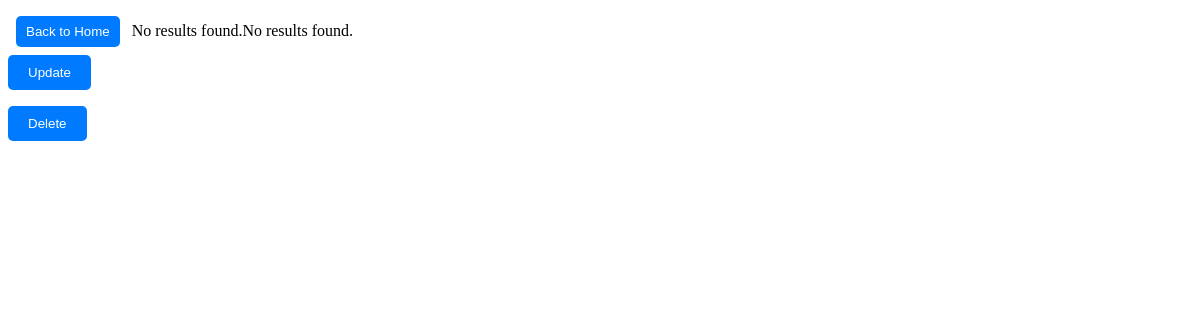
/Malith/read.php, run on an earlier commit of the app's database.
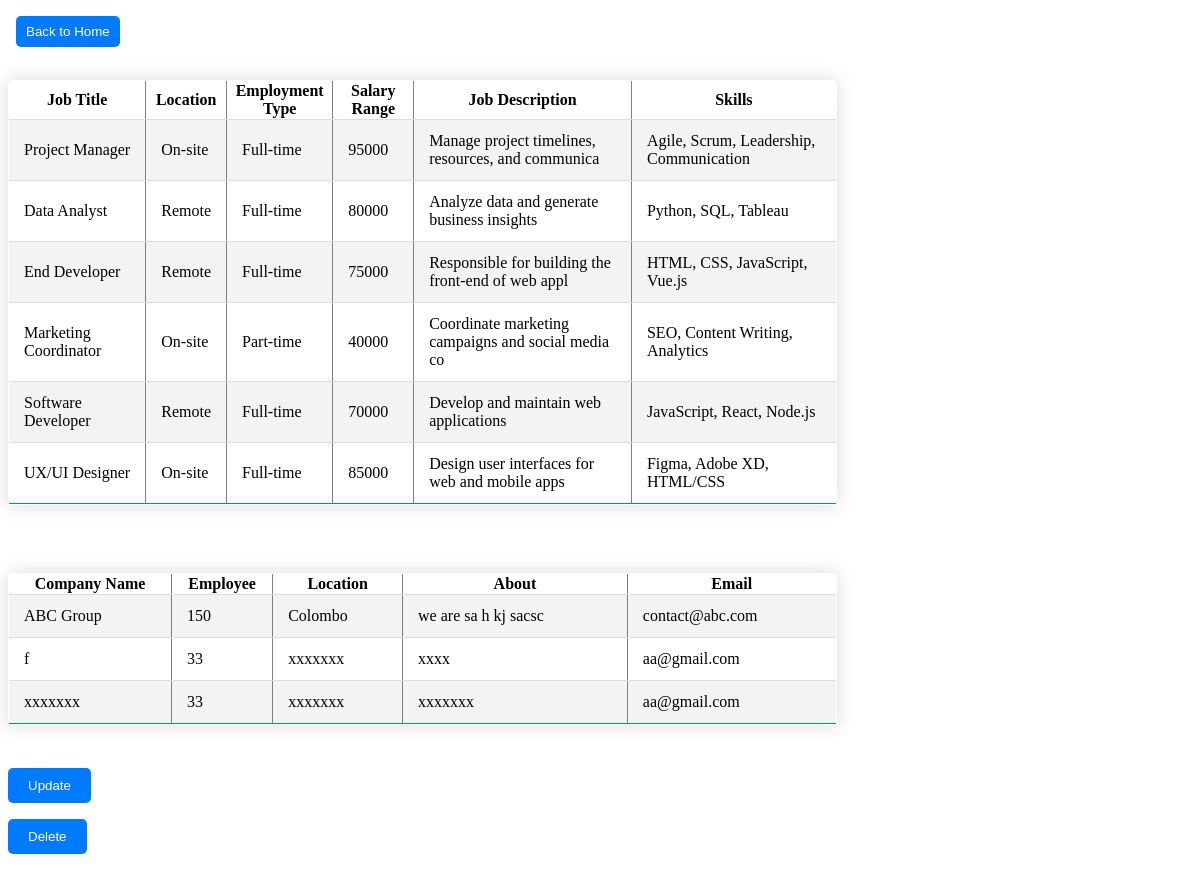
And on a later commit of the database.
### tables this page shows
CREATE TABLE `jobs` (
  `Title` varchar(50) NOT NULL,
  `jLocation` varchar(50) NOT NULL,
  `Employmenttype` varchar(50) NOT NULL,
  `SalaryRange` int(20) NOT NULL,
  `jDescription` varchar(50) NOT NULL,
  `Skills` varchar(50) NOT NULL
);

CREATE TABLE `company` (
  `cName` varchar(50) NOT NULL,
  `Employe` int(50) NOT NULL,
  `cLocation` varchar(100) NOT NULL,
  `About` varchar(100) NOT NULL,
  `Email` varchar(50) NOT NULL
);

### Malith/read.php (the view, shortened to what this page needs)
<html>
<head>
    <link rel="stylesheet" href="readtable.css">
</head>
<body>
<a href="http://localhost/jobsadawiya/Sandeepa/home/home.php"><button style="padding:8px 10px; margin: 8px 8px">
            Back to Home <i class='bx bx-home'></i></button></a>
<?php
require 'config.php';
$sqljob = "SELECT Title, jLocation, Employmenttype, SalaryRange, jDescription, Skills FROM jobs";
$result_job = $con->query($sqljob);
if ($result_job) {
    if ($result_job->num_rows > 0) {
        echo "<div class='table'><table border='1'>";
        echo "<tr>";
        echo "<th>Job Title</th>" .
             "<th>Location</th>" .
             "<th>Employment Type</th>" .
             "<th>Salary Range</th>" .
             "<th>Job Description</th>" .
             "<th>Skills</th>";
        echo "</tr>";
        while ($row = $result_job->fetch_assoc()) {
            echo "<tr>";
            echo "<td>". $row["Title"] . "</td>" .
                 "<td>". $row["jLocation"] . "</td>" .
                 "<td>". $row["Employmenttype"] . "</td>" .
                 "<td>". $row["SalaryRange"] . "</td>" .
                 "<td>". $row["jDescription"] . "</td>" .
                 "<td>". $row["Skills"] . "</td>";
            echo "</tr>";
        }
        echo "</table></div><br>";
    } else {
        echo "No results found.";
    }
} else {
    echo "ERROR: " . $con->error;
}
$sqlcompany = "SELECT cName, Employe, cLocation, About, Email FROM company";
$result_company = $con->query($sqlcompany);
if ($result_company) {
    if ($result_company->num_rows > 0) {
        echo "<div class='table'><table border='1'>";
        echo "<tr>";
        echo "<th>Company Name</th>" .
             "<th>Employee</th>" .
             "<th>Location</th>" .
             "<th>About</th>" .
             "<th>Email</th>";
        echo "</tr>";
        while ($row = $result_company->fetch_assoc()) {
            echo "<tr>";
            echo "<td>". $row["cName"] . "</td>" .
                 "<td>". $row["Employe"] . "</td>" .
                 "<td>". $row["cLocation"] . "</td>" .
                 "<td>". $row["About"] . "</td>" .
                 "<td>". $row["Email"] . "</td>";
            echo "</tr>";
        }
        echo "</table></div><br>";
    } else {
        echo "No results found.";
    }
} else {
    echo "ERROR: " . $con->error;
}
?>
<form method="post" action="postajobupdate.php">
    <button>Update</button>
</form>
<form method="post" action="postajobdelete.php">
    <button>Delete</button>
</form>
</body>
</html>

What changed in the data, as far as the page shows it:
added jobs: Title "Project Manager", jLocation "On-site", Employmenttype "Full-time", SalaryRange "95000", jDescription "Manage project timelines, resources, and communica", Skills "Agile, Scrum, Leadership, Communication"
added jobs: Title "Data Analyst", jLocation "Remote", Employmenttype "Full-time", SalaryRange "80000", jDescription "Analyze data and generate business insights", Skills "Python, SQL, Tableau"
added jobs: Title "End Developer", jLocation "Remote", Employmenttype "Full-time", SalaryRange "75000", jDescription "Responsible for building the front-end of web appl", Skills "HTML, CSS, JavaScript, Vue.js"
added jobs: Title "Marketing Coordinator", jLocation "On-site", Employmenttype "Part-time", SalaryRange "40000", jDescription "Coordinate marketing campaigns and social media co", Skills "SEO, Content Writing, Analytics"
added jobs: Title "Software Developer", jLocation "Remote", Employmenttype "Full-time", SalaryRange "70000", jDescription "Develop and maintain web applications", Skills "JavaScript, React, Node.js"
added jobs: Title "UX/UI Designer", jLocation "On-site", Employmenttype "Full-time", SalaryRange "85000", jDescription "Design user interfaces for web and mobile apps", Skills "Figma, Adobe XD, HTML/CSS"
added company: cName "ABC Group", Employe "150", cLocation "Colombo", About "we are sa h kj sacsc", Email "contact@abc.com"
added company: cName "f", Employe "33", cLocation "xxxxxxx", About "xxxx", Email "aa@gmail.com"
added company: cName "xxxxxxx", Employe "33", cLocation "xxxxxxx", About "xxxxxxx", Email "aa@gmail.com"
Also different on the page:
text no longer shown: "No results found. No results found."
text now shown: "Job Title Location Employment Type Salary Range Job Description Skills Company Name Employee Location About Email"
